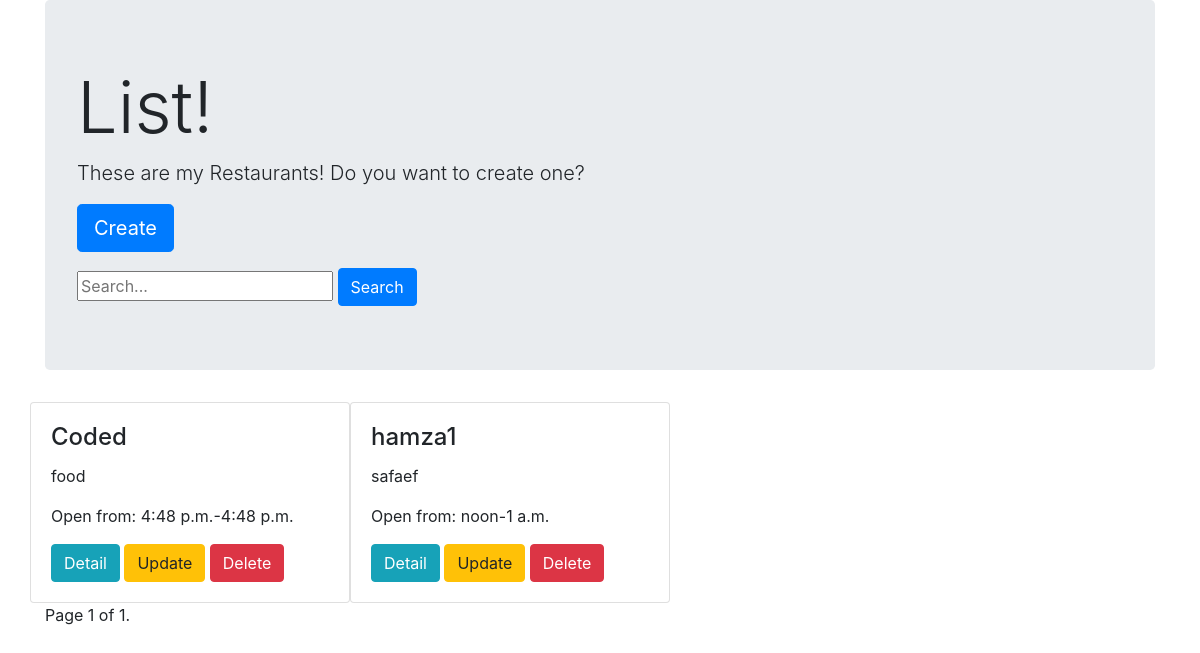
The app's page /restaurants/list/?page=2&q=, older data.
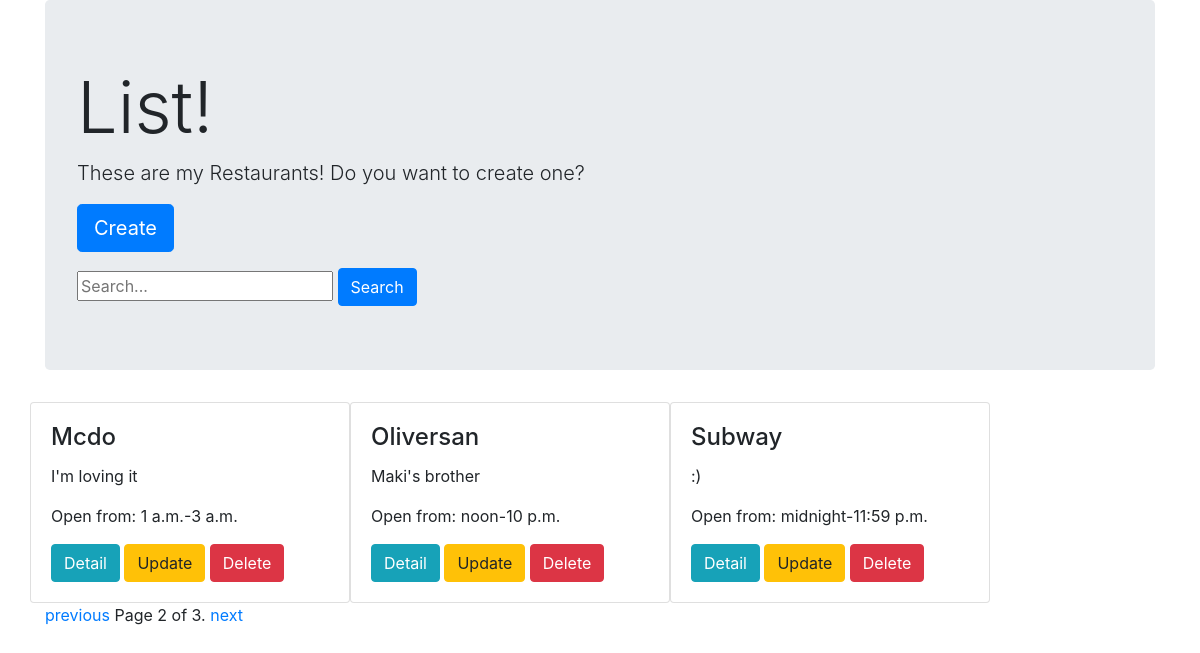
The same page, newer data.
### restaurants/models.py (models this page shows, shortened)
class Restaurant(models.Model):
	name = models.CharField(max_length=225, unique=True)
	slug = models.SlugField(blank=True)
	description = models.TextField()
	opening_time = models.TimeField()
	closing_time = models.TimeField()
	logo = models.ImageField(null=True, blank=True, upload_to="logos")
	class Meta:
		ordering = ['name']

### restaurants/views.py (the view)
def restaurant_list(request):
    restaurants = Restaurant.objects.all()
    query = request.GET.get("q")
    if query:
        restaurants = restaurants.filter(name__icontains=query)
    paginator = Paginator(restaurants,3)
    page = request.GET.get('page')
    try:
        objects = paginator.page(page)
    except PageNotAnInteger:
        objects = paginator.page(1)
    except EmptyPage:
        objects = paginator.page(paginator.num_pages)
    context = {
    'items': objects
    }
    return render(request, 'restaurant_list.html', context)

### restaurants/templates/restaurant_list.html (shortened to what this page needs)
{% extends "base.html" %}
{% block content %}
<div class="jumbotron">
  <h1 class="display-3">List!</h1>
  <p class="lead">These are my Restaurants! Do you want to create one?</p>
  <p class="lead">
    <a class="btn btn-primary btn-lg" href="{% url 'restaurant_create' %}" role="button">Create</a>
  </p>
  <form action="" method="GET">
    <input type="text" name='q' placeholder="Search..." value="{{request.GET.q}}">
    <input class="btn btn-primary" type="submit" value="Search">
  </form>
</div>
<div class="row">
{% for item in items %}
	<div class="card" style="width: 20rem;">
  		<div class="card-body">
    		<h4 class="card-title">{{item.name}}</h4>
   			<p class="card-text">{{item.description}}</p>
        <p class="card-text">Open from: {{item.opening_time}}-{{item.closing_time}}</p>
   			<a href="{% url 'restaurant_detail' restaurant_slug=item.slug %}" class="btn btn-info">Detail</a>
   			<a href="{% url 'restaurant_update' restaurant_slug=item.slug %}" class="btn btn-warning">Update</a>
    		<a href="{% url 'restaurant_delete' restaurant_slug=item.slug %}" class="btn btn-danger">Delete</a>
  		</div>
	</div>
{% endfor %}
</div>
  <div class="pagination">
    <span class="step-links">
        {% if items.has_previous %}
            <a href="?page={{ items.previous_page_number }}&q={{request.GET.q}}">previous</a>
        {% endif %}
        <span class="current">
            Page {{ items.number }} of {{ items.paginator.num_pages }}.
        </span>
        {% if items.has_next %}
            <a href="?page={{ items.next_page_number }}&q={{request.GET.q}}">next</a>
        {% endif %}
    </span>
  </div>
{% endblock content %}

Row changes from the older to the newer data that the page shows:
no longer on this page (row edited): Restaurant: name "Coded", description "food", opening_time "4:48 p.m.", closing_time "4:48 p.m."
added Restaurant: name "Mcdo", description "I'm loving it", opening_time "1 a.m.", closing_time "3 a.m."
changed Restaurant "noon": name "hamza1" → "Oliversan"; description "safaef" → "Maki's brother"; closing_time "1 a.m." → "10 p.m."
added Restaurant: name "Subway", description ":)", opening_time "midnight", closing_time "11:59 p.m."
Text that changed along with them:
{{ items.number }}: "1" → "2"
{{ items.paginator.num_pages }}: "1" → "3"
text now shown: "previous next"
